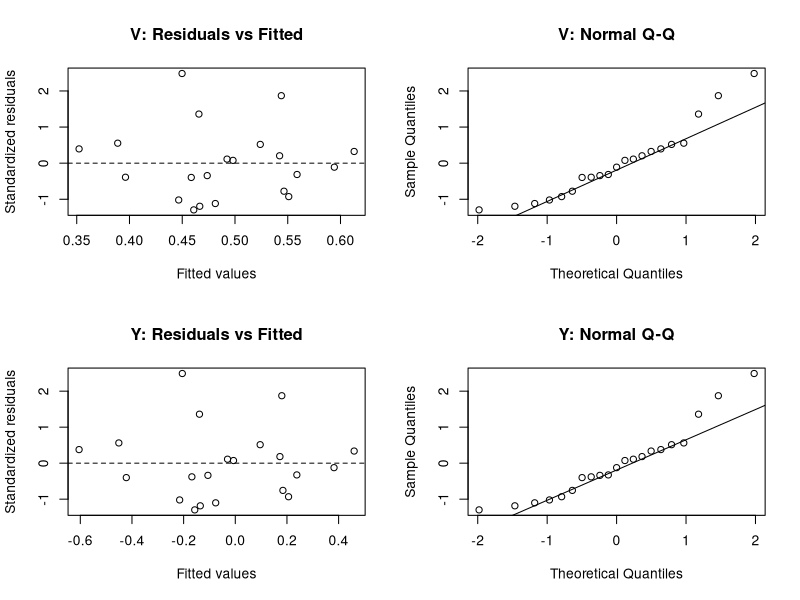

Recreate this plot in R.

# STAT3008A Homework 3 - Problem 6

votes <- read.table("Presidential_Election_Data.txt", header = TRUE)

votes$GI <- votes$G * votes$I
votes$D1 <- as.integer(votes$D == 1)
votes$D2 <- as.integer(votes$D == -1)
# The logit is defined only for proportions strictly between 0 and 1.
stopifnot(all(is.finite(votes$V)), all(votes$V > 0 & votes$V < 1))
votes$Y <- qlogis(votes$V)

# (a) Compare V and Y

m6V <- lm(V ~ I + D1 + D2 + W + GI + P + N,
          data = votes)

m6Y <- lm(Y ~ I + D1 + D2 + W + GI + P + N,
          data = votes)

cat("\n(a) Coefficients of transformed model:\n")
print(round(coef(m6Y), 6))

# Restore the previous graphics layout after drawing the diagnostics.
old_mfrow <- par("mfrow")
par(mfrow = c(2, 2))

plot(fitted(m6V), rstandard(m6V),
     main = "V: Residuals vs Fitted",
     xlab = "Fitted values",
     ylab = "Standardized residuals")
abline(h = 0, lty = 2)

qqnorm(rstandard(m6V), main = "V: Normal Q-Q")
qqline(rstandard(m6V))

plot(fitted(m6Y), rstandard(m6Y),
     main = "Y: Residuals vs Fitted",
     xlab = "Fitted values",
     ylab = "Standardized residuals")
abline(h = 0, lty = 2)

qqnorm(rstandard(m6Y), main = "Y: Normal Q-Q")
qqline(rstandard(m6Y))

par(mfrow = old_mfrow)

cat("(a) The residual plots are similar; the logit transformation does not clearly improve the assumptions.\n")

# (b) Logistic function

b <- coef(m6Y)

cat("\n(b) Fitted logit model:\n")
cat(sprintf(
  "Yhat = %.6f %+.6f I %+.6f D1 %+.6f D2 %+.6f W %+.6f GI %+.6f P %+.6f N\n",
  b[1], b["I"], b["D1"], b["D2"],
  b["W"], b["GI"], b["P"], b["N"]
))

cat("V = exp(eta)/(1 + exp(eta)), where eta is the linear predictor plus error.\n")

# Comparison with Problem 5

m5Y <- lm(Y ~ I + D + W + GI + P + N,
          data = votes)

test <- anova(m5Y, m6Y)

cat("\nComparison with Problem 5:\n")

cat(sprintf(
  "Adjusted R2: Problem 5 = %.3f, Problem 6 = %.3f\n",
  summary(m5Y)$adj.r.squared,
  summary(m6Y)$adj.r.squared
))

cat(sprintf(
  "Residual SE: Problem 5 = %.4f, Problem 6 = %.4f\n",
  summary(m5Y)$sigma, summary(m6Y)$sigma
))

cat(sprintf(
  "Partial F-test: F(%d, %d) = %.3f, p = %.3f\n",
  test[2, "Df"], df.residual(m6Y),
  test[2, "F"], test[2, "Pr(>F)"]
))

if (test[2, "Pr(>F)"] < 0.05) {
  cat("Conclusion: The two-indicator model significantly improves the fit at 5%.\n")
} else {
  cat("Conclusion: No significant improvement at 5%; prefer the simpler Problem 5 model.\n")
}

# Inverse-transform the fitted linear predictor (without the random error).
# This is not generally E[V | X], because inverse transformation is nonlinear.
cat("\nInverse-logit fitted vote proportions:\n")
print(data.frame(Year = votes$Year, Observed_V = votes$V,
                 Fitted_V = plogis(fitted(m6Y))))
